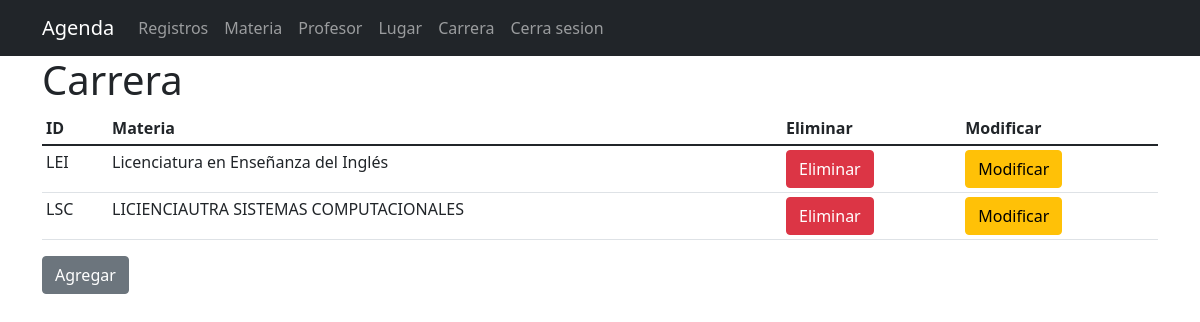
Screenshot of /carrera.php (signed in) with the database file from the repository.
### tables this page shows
CREATE TABLE `carrera` (
  `idcarrera` varchar(5) NOT NULL,
  `nom_carrera` varchar(70) DEFAULT NULL
);

### comandos.php (called while the page is built)
<?php
    function consulta($tabla){
        include ("conexion.php");
        $consulta = "SELECT * FROM ".mysqli_real_escape_string($conexion, $tabla);
        $resultado  = mysqli_query($conexion,$consulta);
        $arreglo_resultados = array();
        if ($resultado) {
            while ($fila = mysqli_fetch_assoc($resultado)) {
                $arreglo_resultados[] = $fila;
            }
        } else {
            echo "Error en la consulta: " . mysqli_error($conexion);
        }
        return $arreglo_resultados;
    }
?>

### carrera.php (the view, shortened to what this page needs)
<!DOCTYPE html>
<html lang="es">
<head>
    <link rel="stylesheet" href="css/bootstrap.min.css">
    <link rel="stylesheet" href="css/style.css">
</head>
<?php
    include ("cabecera.php");
?>
<body class="d-flex flex-column min-vh-100">
    <article>
        <div class="container">
            <h1>Carrera</h1>
            <table class="table table-sm">
                    <thead>
                        <tr>
                            <th>ID</th>
                            <th>Materia</th>
                            <th>Eliminar</th>
                            <th>Modificar</th>
                        </tr>
                    </thead>
                    <tbody>
                        <?php
                            include("comandos.php");
                            $registros = consulta("carrera");
                            foreach($registros as $registro) {
                                echo "<tr>";
                                echo "<td>".$registro['idcarrera']."</td>";
                                echo "<td>".$registro['nom_carrera']."</td>";
                                echo "<td><a class='btn btn-danger' href='eliminar_c.php?id=".$registro['idcarrera']."' onclick='confirmarEliminacion(event);'>Eliminar</a></td>";
                                echo "<td><a class='btn btn-warning' href='modificar_c.php?id=".$registro['idcarrera']."' onclick='confirmacionModificar(event)'>Modificar</a></td>";
                                echo "</tr>";
                            }
                        ?>
                    </tbody>
                </table>
                <div class="mb-4 mx-auto" class="form-label">
                    <form action="logout.php" method="post">
                        <a href="agregar_c.php" class="btn btn-secondary">Agregar</a>
                    </form>
                </div>
        </div>
    </article>
</html>

### rows the page displays
carrera: idcarrera "LEI", nom_carrera "Licenciatura en Enseñanza del Inglés"
carrera: idcarrera "LSC", nom_carrera "LICIENCIAUTRA SISTEMAS COMPUTACIONALES"
